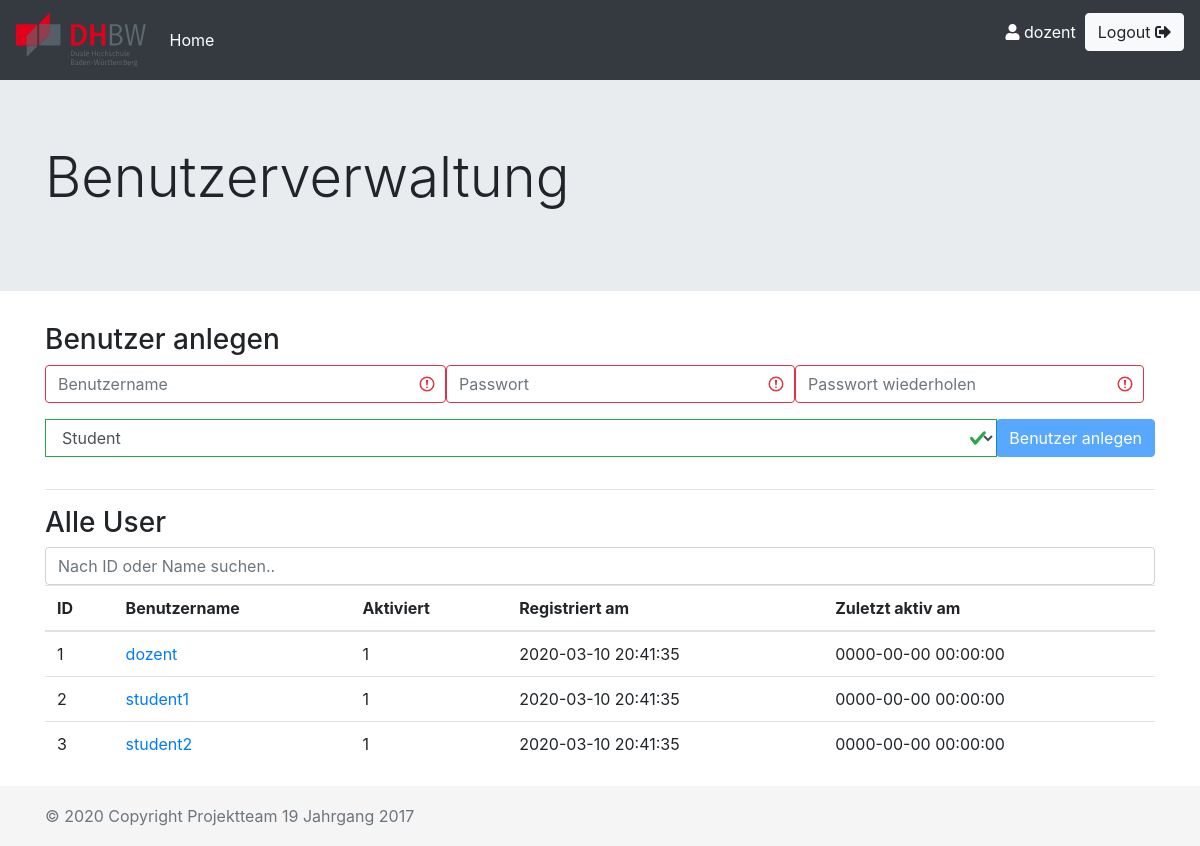
Screenshot of /components/usermgmt.php (signed in) with the database file from the repository.
### tables this page shows
create table if not exists vl_benutzer
(
   benutzer_id int not null auto_increment primary key,
   benutzername varchar(50) not null,
   password varchar(50) not null,
   aktiv boolean not null default true,
   datum_registriert timestamp not null default current_timestamp,
   datum_letzterlogin timestamp not null default '0000-00-00 00:00:00'
);

### components/usermgmt.php (the view, shortened to what this page needs)
<?php
require("functions.php");
generate_header("Benutzerverwaltung", null, $_SESSION['username'], '../');
?>
<div class="container-xl">
    <h3>Benutzer anlegen</h3>
    <form action="usermgmt.php" method="post" class="was-validated">
        <div class="input-group mb-3">
            <div class="form-group">
                <input type="text" name="name" id="username" class="form-control" placeholder="Benutzername" size="30" required />
            </div>
            <div class="form-group">
            <input type="password" name="password1" id="password1" class="form-control" placeholder="Passwort" size="25" required />
            </div>
            <div class="form-group">
            <input type="password" name="password2" id="password2" class="form-control" placeholder="Passwort wiederholen" size="25" required />
            </div>
            <select class="form-control" name="user_type">
                <option selected value="student">Student</option>
            </select>
            <div class="input-group-append">
                <div class="form-group">
                    <input type="submit" disabled class=" btn btn-primary btn-block" name="user_create" id="user_create" value="Benutzer anlegen">
                </div>
            </div>
        </div>
    </form>
    <hr>
    <h3>Alle User</h3>
    <input type="text" id="searchInput" class="form-control" onkeyup="search()" placeholder="Nach ID oder Name suchen..">
    <table class="table table-hover" id="allUsers">
        <thead>
            <tr>
                <th>ID</th>
                <th>Benutzername</th>
                <th>Aktiviert</th>
                <th>Registriert am</th>
                <th>Zuletzt aktiv am</th>
            </tr>
        </thead>
        <tbody>
            <?php
            $conn = sql_connect();
            $group_select = "select benutzer_id, benutzername, aktiv, datum_registriert, datum_letzterlogin from vl_benutzer";
            $result = mysqli_query($conn, $group_select);
            while ($row = mysqli_fetch_assoc($result)) {
            ?>
                <tr>
                    <td><?= $row['benutzer_id'] ?></td>
                    <td><a href="useredit.php?id=<?= $row['benutzer_id'] ?>"><?= $row['benutzername'] ?></td>
                    <td><?= $row['aktiv'] ?></td>
                    <td><?= $row['datum_registriert'] ?></td>
                    <td><?= $row['datum_letzterlogin'] ?></td>
                </tr>
            <?php
            }
            ?>
        </tbody>
    </table>
</div>
<?php
generate_footer();
?>

### components/functions.php (shortened to what this page needs)
<?php
function generate_header($title, $jumbotron_lead, $loggedOnUser, $dirsUp)
{
?>
    <html>
    <head>
        <link rel="stylesheet" href="<?= $dirsUp ?>css/bootstrap.css" />
        <link rel="stylesheet" href="<?= $dirsUp ?>css/fontawesome/css/all.css">
        <link rel="stylesheet" href="<?= $dirsUp ?>css/sticky-footer.css" />
    </head>
    <body>
        <nav class="navbar navbar-expand-md navbar-dark bg-dark">
            <a class="navbar-brand">
            </a>
            <?php
            if ($title != "Startseite" && $title != "Logout" && $title != "Benutzer registrieren") {
            ?>
                <div class="collapse navbar-collapse" id="navbarCollapse">
                    <ul class="navbar-nav mr-auto">
                        <li class="nav-item active">
                            <?php
                            if (isset($_SESSION['dozent'])) {
                                echo '<a class="nav-link" href="doz_bereich.php">Home <span class="sr-only">(current)</span></a>';
                            } else {
                                echo '<a class="nav-link" href="stud_bereich.php">Home <span class="sr-only">(current)</span></a>';
                            }
                            ?>
                        </li>
                    </ul>
                    <form class="form-inline mt-2 mt-md-0" action="abmelden.php" method="post">
                        <span style="color: white;"><i class="fas fa-user"></i>&nbsp;<?= $loggedOnUser ?> &nbsp;</span>
                        <button type="submit" class="btn btn-light my-2 my-sm-0">Logout <i class="fas fa-sign-out-alt"></i></button>
                    </form>
                </div>
            <?php
            }
            ?>
        </nav>
        <div class="jumbotron jumbotron-fluid">
            <div class="container">
                <h1 class="display-4"><?= $title ?></h1>
            </div>
        </div>
    <?php
}
function generate_footer()
{
    $year = date('Y');
    ?>
        <footer class="footer-custom">
            <div class="container">
                <span class="text-muted">© <?= $year ?> Copyright Projektteam 19 Jahrgang 2017</span>
            </div>
        </footer>
    </body>
    </html>
<?php
}

### css/sticky-footer.css (style rules this page uses)
html { position: relative; min-height: 100%; }
body { margin-bottom: 80px; }
.footer-custom { position: absolute; bottom: 0; width: 100%; height: 60px; line-height: 60px; background-color: #f5f5f5; }

### rows the page displays
vl_benutzer: benutzer_id "1", benutzername "dozent", aktiv "1", datum_registriert "2020-03-10 20:41:35", datum_letzterlogin "0000-00-00 00:00:00"
vl_benutzer: benutzer_id "2", benutzername "student1", aktiv "1", datum_registriert "2020-03-10 20:41:35", datum_letzterlogin "0000-00-00 00:00:00"
vl_benutzer: benutzer_id "3", benutzername "student2", aktiv "1", datum_registriert "2020-03-10 20:41:35", datum_letzterlogin "0000-00-00 00:00:00"

### other values shown
$loggedOnUser "dozent"
$title "Benutzerverwaltung"
